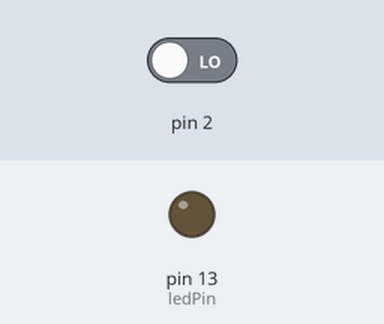
Recording of a sketch running on a simulated Arduino Uno, built with avr-gcc and run on an emulated ATmega328P. On the bench: output pins drawn as LEDs (lit = HIGH). Inputs (shaded band) come from the test bench; at power-on: pin 2 LOW.

Above: at 1.2 s.
1.3 s: pin 2 driven HIGH
At 2.0 s:
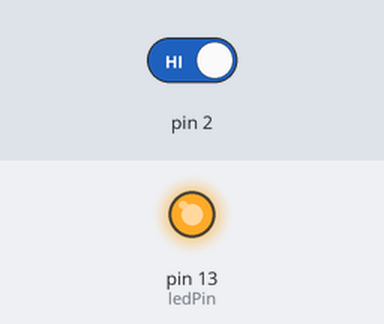
2.8 s: pin 2 driven LOW
At 3.2 s:
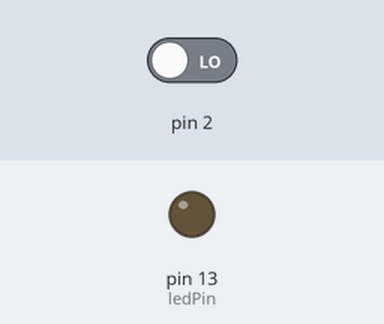
Timing chart, 0 to 5.8 s (numbered marks = the images above; inputs shaded):
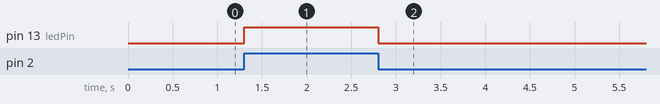

The sketch:

B124.ino
```cpp
/*
 * attachInterrupt.pde: attachInterrupt() 與外部中斷
 */
const int ledPin = 13;                   // LED
volatile int letStatus = LOW;

void setup() {
  pinMode(ledPin, OUTPUT);               // 把 ledPin 設置成 OUTPUT
  attachInterrupt(0, buttonStateChanged, CHANGE);
}
void loop() {
    digitalWrite(ledPin, letStatus);
    delay(10000);                       // delay一個很長的時間模擬程式執行
}
void buttonStateChanged() {
  letStatus = ~letStatus;               // 把 led 的狀態反過來
  digitalWrite(ledPin, letStatus);
}
```

Measured:
- after the input at 1.3 s, pin 13 (ledPin): LOW → HIGH at once
- after the input at 2.8 s, pin 13 (ledPin): HIGH → LOW at once
